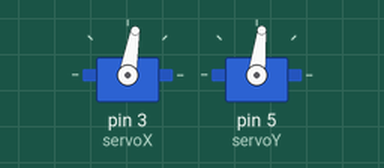
Bench run of a sketch on a simulated Arduino Uno, built with avr-gcc and run on an emulated ATmega328P. Shown: 2 × servo.

Above: at 0.05 s.
At 0.6 s:
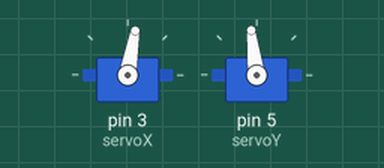
At 1.4 s:
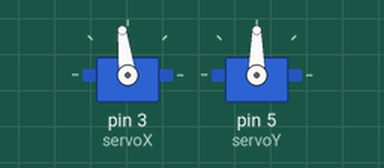
Timing chart, 0 to 3.7 s (numbered marks = the images above):
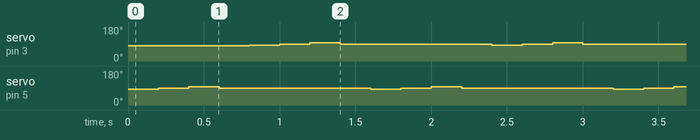

Measured:
- by itself, servo on pin 3 (servoX): repeats every 1.6 s: 90° 0.20 s, 97° 0.20 s, 90° 1.0 s, 83° 0.20 s
- by itself, servo on pin 5 (servoY): repeats every 1.6 s: 97° 0.20 s, 90° 1.0 s, 83° 0.20 s, 90° 0.20 s

The sketch:

Servo_Test_TVC.ino
```cpp
#include <Servo.h>

Servo servoX;
Servo servoY;

float servoStartPos = 80;

void setup() {
  servoX.attach(3);
  servoY.attach(5);
  servoX.write(servoStartPos);
  servoY.write(servoStartPos);
}

void loop() {
  servoY.write(83);
  delay(200);
  servoY.write(90);
  delay(200);
  servoY.write(97);
  delay(200);
  servoY.write(90);
  delay(200);
  servoX.write(83);
  delay(200);
  servoX.write(90);
  delay(200);
  servoX.write(97);
  delay(200);
  servoX.write(90);
  delay(200);
}
```
